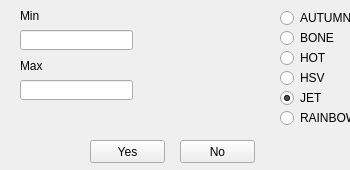
<?xml version="1.0" encoding="UTF-8"?>
<ui version="4.0">
 <class>ColormapWin</class>
 <widget class="QWidget" name="ColormapWin">
  <property name="geometry">
   <rect>
    <x>0</x>
    <y>0</y>
    <width>350</width>
    <height>170</height>
   </rect>
  </property>
  <property name="sizePolicy">
   <sizepolicy hsizetype="Fixed" vsizetype="Fixed">
    <horstretch>0</horstretch>
    <verstretch>0</verstretch>
   </sizepolicy>
  </property>
  <property name="minimumSize">
   <size>
    <width>350</width>
    <height>170</height>
   </size>
  </property>
  <property name="maximumSize">
   <size>
    <width>350</width>
    <height>170</height>
   </size>
  </property>
  <property name="windowTitle">
   <string>ColormapWin</string>
  </property>
  <widget class="QPushButton" name="yesBtn">
   <property name="geometry">
    <rect>
     <x>90</x>
     <y>140</y>
     <width>75</width>
     <height>23</height>
    </rect>
   </property>
   <property name="text">
    <string>Yes</string>
   </property>
  </widget>
  <widget class="QPushButton" name="noBtn">
   <property name="geometry">
    <rect>
     <x>180</x>
     <y>140</y>
     <width>75</width>
     <height>23</height>
    </rect>
   </property>
   <property name="text">
    <string>No</string>
   </property>
  </widget>
  <widget class="QLabel" name="label">
   <property name="geometry">
    <rect>
     <x>20</x>
     <y>10</y>
     <width>54</width>
     <height>12</height>
    </rect>
   </property>
   <property name="text">
    <string>Min</string>
   </property>
  </widget>
  <widget class="QLineEdit" name="minLineedit">
   <property name="geometry">
    <rect>
     <x>20</x>
     <y>30</y>
     <width>113</width>
     <height>20</height>
    </rect>
   </property>
  </widget>
  <widget class="QLabel" name="label_2">
   <property name="geometry">
    <rect>
     <x>20</x>
     <y>60</y>
     <width>54</width>
     <height>12</height>
    </rect>
   </property>
   <property name="text">
    <string>Max</string>
   </property>
  </widget>
  <widget class="QLineEdit" name="maxLineedit">
   <property name="geometry">
    <rect>
     <x>20</x>
     <y>80</y>
     <width>113</width>
     <height>20</height>
    </rect>
   </property>
  </widget>
  <widget class="QLabel" name="label_3">
   <property name="geometry">
    <rect>
     <x>150</x>
     <y>10</y>
     <width>121</width>
     <height>16</height>
    </rect>
   </property>
   <property name="maximumSize">
    <size>
     <width>16777214</width>
     <height>16777215</height>
    </size>
   </property>
   <property name="text">
    <string/>
   </property>
   <property name="pixmap">
    <pixmap>Resources/images/colorscale_autumn.jpg</pixmap>
   </property>
   <property name="scaledContents">
    <bool>true</bool>
   </property>
  </widget>
  <widget class="QRadioButton" name="radioButton_0">
   <property name="geometry">
    <rect>
     <x>280</x>
     <y>10</y>
     <width>89</width>
     <height>16</height>
    </rect>
   </property>
   <property name="text">
    <string>AUTUMN</string>
   </property>
  </widget>
  <widget class="QLabel" name="label_4">
   <property name="geometry">
    <rect>
     <x>150</x>
     <y>30</y>
     <width>121</width>
     <height>16</height>
    </rect>
   </property>
   <property name="maximumSize">
    <size>
     <width>16777214</width>
     <height>16777215</height>
    </size>
   </property>
   <property name="text">
    <string/>
   </property>
   <property name="pixmap">
    <pixmap>Resources/images/colorscale_bone.jpg</pixmap>
   </property>
   <property name="scaledContents">
    <bool>true</bool>
   </property>
  </widget>
  <widget class="QRadioButton" name="radioButton_1">
   <property name="geometry">
    <rect>
     <x>280</x>
     <y>30</y>
     <width>89</width>
     <height>16</height>
    </rect>
   </property>
   <property name="text">
    <string>BONE</string>
   </property>
  </widget>
  <widget class="QLabel" name="label_5">
   <property name="geometry">
    <rect>
     <x>150</x>
     <y>50</y>
     <width>121</width>
     <height>16</height>
    </rect>
   </property>
   <property name="maximumSize">
    <size>
     <width>16777214</width>
     <height>16777215</height>
    </size>
   </property>
   <property name="text">
    <string/>
   </property>
   <property name="pixmap">
    <pixmap>Resources/images/colorscale_hot.jpg</pixmap>
   </property>
   <property name="scaledContents">
    <bool>true</bool>
   </property>
  </widget>
  <widget class="QRadioButton" name="radioButton_11">
   <property name="geometry">
    <rect>
     <x>280</x>
     <y>50</y>
     <width>89</width>
     <height>16</height>
    </rect>
   </property>
   <property name="text">
    <string>HOT</string>
   </property>
  </widget>
  <widget class="QLabel" name="label_6">
   <property name="geometry">
    <rect>
     <x>150</x>
     <y>70</y>
     <width>121</width>
     <height>16</height>
    </rect>
   </property>
   <property name="maximumSize">
    <size>
     <width>16777214</width>
     <height>16777215</height>
    </size>
   </property>
   <property name="text">
    <string/>
   </property>
   <property name="pixmap">
    <pixmap>Resources/images/colorscale_hsv.jpg</pixmap>
   </property>
   <property name="scaledContents">
    <bool>true</bool>
   </property>
  </widget>
  <widget class="QRadioButton" name="radioButton_9">
   <property name="geometry">
    <rect>
     <x>280</x>
     <y>70</y>
     <width>89</width>
     <height>16</height>
    </rect>
   </property>
   <property name="text">
    <string>HSV</string>
   </property>
  </widget>
  <widget class="QRadioButton" name="radioButton_2">
   <property name="geometry">
    <rect>
     <x>280</x>
     <y>90</y>
     <width>89</width>
     <height>16</height>
    </rect>
   </property>
   <property name="text">
    <string>JET</string>
   </property>
   <property name="checked">
    <bool>true</bool>
   </property>
  </widget>
  <widget class="QLabel" name="label_7">
   <property name="geometry">
    <rect>
     <x>150</x>
     <y>90</y>
     <width>121</width>
     <height>16</height>
    </rect>
   </property>
   <property name="maximumSize">
    <size>
     <width>16777214</width>
     <height>16777215</height>
    </size>
   </property>
   <property name="text">
    <string/>
   </property>
   <property name="pixmap">
    <pixmap>Resources/images/colorscale_jet.jpg</pixmap>
   </property>
   <property name="scaledContents">
    <bool>true</bool>
   </property>
  </widget>
  <widget class="QLabel" name="label_8">
   <property name="geometry">
    <rect>
     <x>150</x>
     <y>110</y>
     <width>121</width>
     <height>16</height>
    </rect>
   </property>
   <property name="maximumSize">
    <size>
     <width>16777214</width>
     <height>16777215</height>
    </size>
   </property>
   <property name="text">
    <string/>
   </property>
   <property name="pixmap">
    <pixmap>Resources/images/colorscale_rainbow.jpg</pixmap>
   </property>
   <property name="scaledContents">
    <bool>true</bool>
   </property>
  </widget>
  <widget class="QRadioButton" name="radioButton_4">
   <property name="geometry">
    <rect>
     <x>280</x>
     <y>110</y>
     <width>89</width>
     <height>16</height>
    </rect>
   </property>
   <property name="text">
    <string>RAINBOW</string>
   </property>
  </widget>
 </widget>
 <layoutdefault spacing="6" margin="11"/>
 <tabstops>
  <tabstop>minLineedit</tabstop>
  <tabstop>maxLineedit</tabstop>
  <tabstop>radioButton_0</tabstop>
  <tabstop>radioButton_1</tabstop>
  <tabstop>radioButton_11</tabstop>
  <tabstop>radioButton_9</tabstop>
  <tabstop>radioButton_2</tabstop>
  <tabstop>radioButton_4</tabstop>
  <tabstop>yesBtn</tabstop>
  <tabstop>noBtn</tabstop>
 </tabstops>
 <resources/>
 <connections/>
</ui>
